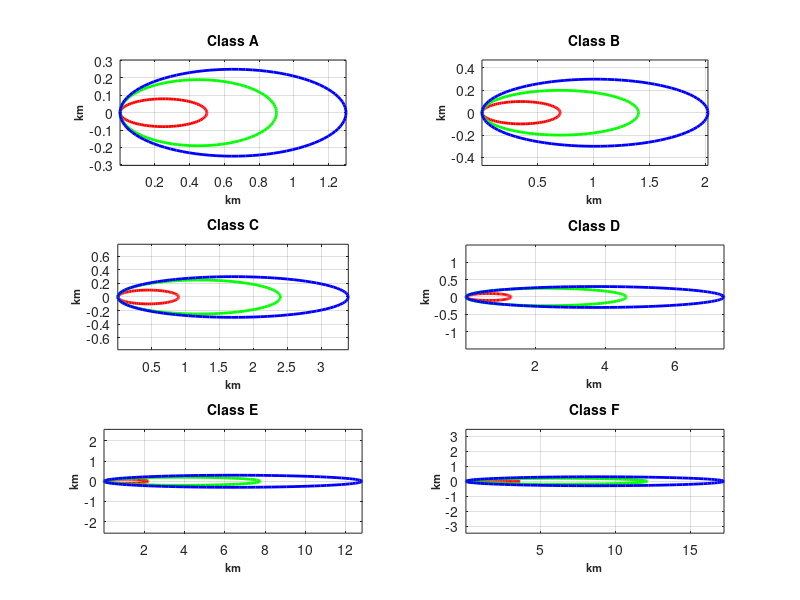
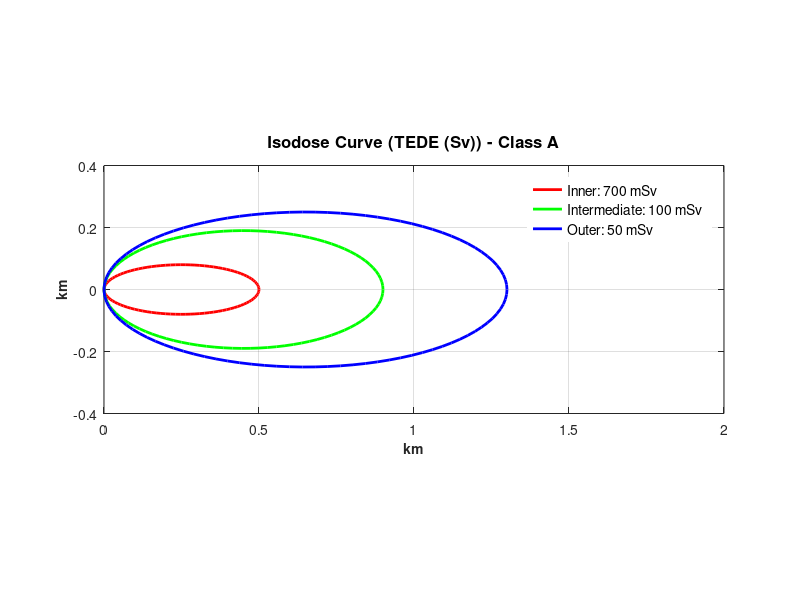
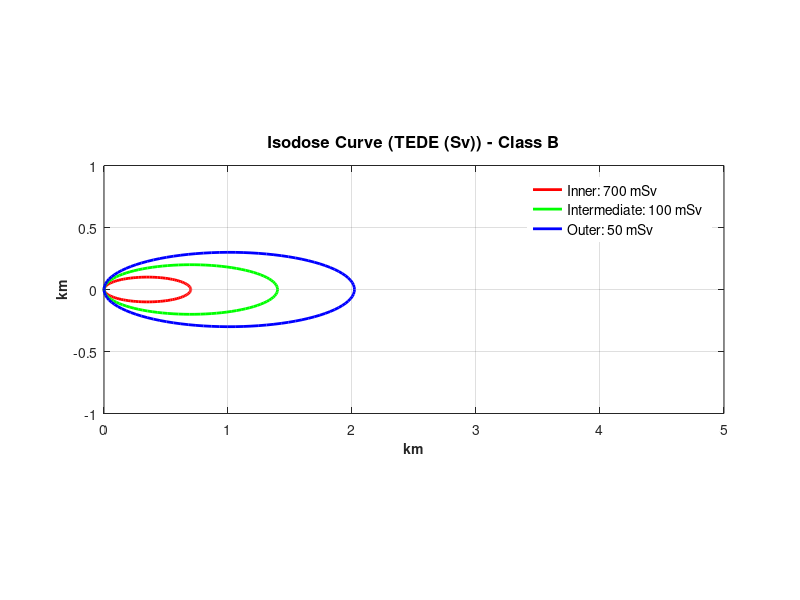
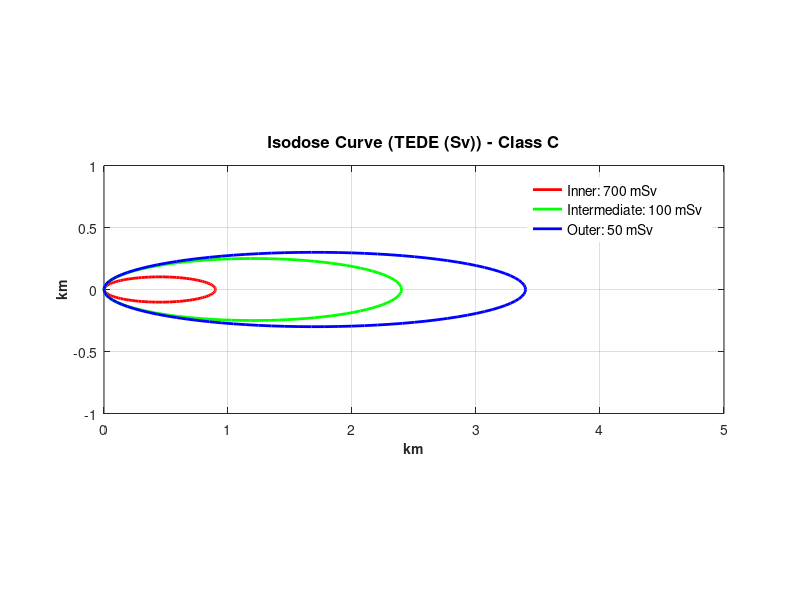

Reproduce these figures in MATLAB, in order. (Note: this script raises an error after producing the figures.)
% --------------------------Disclaimer-------------------------------------
% SCRIPT: CALCULTATION OF ISODOSE CURVES FOR ALL PG CLASSES
% Author: Rodrigo Carneiro Curzio (rodrigo.curzio@ime.eb.br) | Date: Jan 10th 2025
% Based on: STOCKIE, John M. The mathematics of atmospheric dispersion modeling. Siam Review, v. 53, n. 2, p. 349-372, 2011.
% -------------------------------------------------------------------------
clear all, clc, close all

%% --- Step 1: Global parameters ------------------------------------------
% Defining the classes and their parameters according to the Gaussian dispersion model

% PG class markers
tipos = {'A', 'B', 'C', 'D', 'E', 'F'};

% Sample
parametros = [
    0.25, 0.080, 0.45, 0.19, 0.65, 0.25;    % A Class
    0.35, 0.100, 0.70, 0.20, 1.01, 0.30;    % B Class
    0.45, 0.102, 1.20, 0.25, 1.70, 0.30;    % C Class
    0.65, 0.100, 2.30, 0.25, 3.70, 0.30;    % D Class
    1.1,  0.100, 3.88, 0.20, 6.40, 0.30;    % E Class
    1.8,  0.100, 6.05, 0.20, 8.60, 0.30     % F Class
];

%% --- Step 2: Initializing the figure for subplots with isodoses (all PG classes)
figure;
for i = 1:length(tipos)
    % Defining the parameters of the current class
    a_inner  = parametros(i, 1);
    b_inner  = parametros(i, 2);
    a_middle = parametros(i, 3);
    b_middle = parametros(i, 4);
    a_outer  = parametros(i, 5);
    b_outer  = parametros(i, 6);

    % Generating parametric angles for constructing ellipses
    theta = linspace(0, 2*pi, 100);

    % Calculation of the ellipses representing the exclusion zones
    x_inner  = a_inner * cos(theta);
    y_inner  = b_inner * sin(theta);
    x_middle = a_middle * cos(theta);
    y_middle = b_middle * sin(theta);
    x_outer  = a_outer * cos(theta);
    y_outer  = b_outer * sin(theta);

    % Displacement of the ellipses in relation to the Cartesian axes
    x_inner  =  x_inner   + a_inner;
    x_middle =  x_middle  + a_middle;
    x_outer  =  x_outer   + a_outer;

    % Creation of a new window, within the sub-plot, for each PG class
    figure;
    plot(x_inner, y_inner, 'r', 'LineWidth', 2); hold on;
    plot(x_middle, y_middle, 'g', 'LineWidth', 2);
    plot(x_outer, y_outer, 'b', 'LineWidth', 2);

    % Chart settings
    xlabel('km', 'FontSize', 10, 'FontWeight', 'bold');
    ylabel('km', 'FontSize', 10, 'FontWeight', 'bold');
    axis equal;
    grid on;
    
    % Defining the limits of the graph
    if strcmp(tipos{i}, 'A')
        xlim([0 2]); ylim([-0.4 0.4]);
    elseif strcmp(tipos{i}, 'B') || strcmp(tipos{i}, 'C')
        xlim([0 5]); ylim([-1 1]);
    elseif strcmp(tipos{i}, 'D')
        xlim([0 10]); ylim([-2 2]);
    else
        xlim([0 20]); ylim([-2 2]);
    end

    % Adding titles and legends to graphs (main plot and subplot)
    title(['Isodose Curve (TEDE (Sv)) - Class ', tipos{i}], 'FontSize', 12, 'FontWeight', 'bold');
    legend({'Inner: 700 mSv', 'Intermediate: 100 mSv', 'Outer: 50 mSv'}, 'Location', 'northeast','box','off', 'FontSize', 10);

    % Adding the graph to the subplot
    figure(1);
    subplot(3, 2, i);
    plot(x_inner,  y_inner,  'r', 'LineWidth', 2); hold on;
    plot(x_middle, y_middle, 'g', 'LineWidth', 2);
    plot(x_outer,  y_outer,  'b', 'LineWidth', 2);

    % Subplot chart settings
    xlabel('km', 'FontSize', 8, 'FontWeight', 'bold');
    ylabel('km', 'FontSize', 8, 'FontWeight', 'bold');
    axis equal;
    grid on;
    title(['Class ', tipos{i}], 'FontSize', 10, 'FontWeight', 'bold');
end

% Subplot spacing adjustment
figure(1);
subtitle('Isodose Curves - TEDE (Sv) for all differente PG Class');


% Adding a single subtitle to the subplots
legend_handle = legend({'Interna: 700 mSv', 'Intermediária: 100 mSv', 'Externa: 50 mSv'}, 'FontSize', 12, 'Location', 'southoutside', 'Orientation', 'horizontal','box','off');
legend_handle.Position = [0.35, 0.02, 0.3, 0.03]; % Adjusts the position of the subtitle

% Adjusting the spacing of subplots
sgtitle('Isodose Curves - TEDE (Sv) for all differente PG Class');